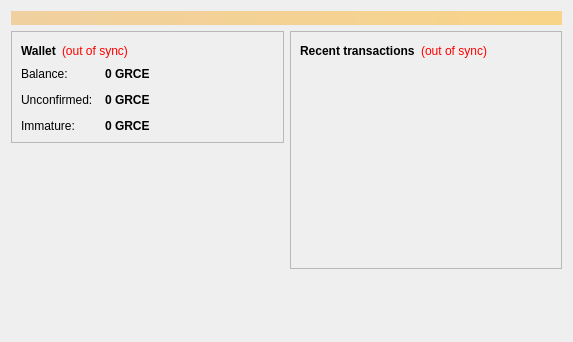
<?xml version="1.0" encoding="UTF-8"?>
<ui version="4.0">
 <class>OverviewPage</class>
 <widget class="QWidget" name="OverviewPage">
  <property name="geometry">
   <rect>
    <x>0</x>
    <y>0</y>
    <width>573</width>
    <height>342</height>
   </rect>
  </property>
  <property name="windowTitle">
   <string>Form</string>
  </property>
  <layout class="QVBoxLayout" name="topLayout">
   <item>
    <widget class="QLabel" name="labelAlerts">
     <property name="visible">
      <bool>false</bool>
     </property>
     <property name="styleSheet">
      <string notr="true">background-color: qlineargradient(x1: 0, y1: 0, x2: 1, y2: 0, stop:0 #F0D0A0, stop:1 #F8D488); color:#000000;</string>
     </property>
     <property name="wordWrap">
      <bool>true</bool>
     </property>
     <property name="margin">
      <number>3</number>
     </property>
    </widget>
   </item>
   <item>
    <layout class="QHBoxLayout" name="horizontalLayout" stretch="1,1">
     <item>
      <layout class="QVBoxLayout" name="verticalLayout_2">
       <item>
        <widget class="QFrame" name="frame">
         <property name="frameShape">
          <enum>QFrame::StyledPanel</enum>
         </property>
         <property name="frameShadow">
          <enum>QFrame::Raised</enum>
         </property>
         <layout class="QVBoxLayout" name="verticalLayout_4">
          <item>
           <layout class="QHBoxLayout" name="horizontalLayout_4">
            <item>
             <widget class="QLabel" name="label_5">
              <property name="font">
               <font>
                <weight>75</weight>
                <bold>true</bold>
               </font>
              </property>
              <property name="text">
               <string>Wallet</string>
              </property>
             </widget>
            </item>
            <item>
             <widget class="QLabel" name="labelWalletStatus">
              <property name="toolTip">
               <string>The displayed information may be out of date. Your wallet automatically synchronizes with the Greececoin network after a connection is established, but this process has not completed yet.</string>
              </property>
              <property name="styleSheet">
               <string notr="true">QLabel { color: red; }</string>
              </property>
              <property name="text">
               <string notr="true">(out of sync)</string>
              </property>
              <property name="alignment">
               <set>Qt::AlignLeading|Qt::AlignLeft|Qt::AlignVCenter</set>
              </property>
             </widget>
            </item>
            <item>
             <spacer name="horizontalSpacer_2">
              <property name="orientation">
               <enum>Qt::Horizontal</enum>
              </property>
              <property name="sizeHint" stdset="0">
               <size>
                <width>40</width>
                <height>20</height>
               </size>
              </property>
             </spacer>
            </item>
           </layout>
          </item>
          <item>
           <layout class="QFormLayout" name="formLayout_2">
            <property name="fieldGrowthPolicy">
             <enum>QFormLayout::AllNonFixedFieldsGrow</enum>
            </property>
            <property name="horizontalSpacing">
             <number>12</number>
            </property>
            <property name="verticalSpacing">
             <number>12</number>
            </property>
            <item row="0" column="0">
             <widget class="QLabel" name="label">
              <property name="text">
               <string>Balance:</string>
              </property>
             </widget>
            </item>
            <item row="0" column="1">
             <widget class="QLabel" name="labelBalance">
              <property name="font">
               <font>
                <weight>75</weight>
                <bold>true</bold>
               </font>
              </property>
              <property name="cursor">
               <cursorShape>IBeamCursor</cursorShape>
              </property>
              <property name="toolTip">
               <string>Your current balance</string>
              </property>
              <property name="text">
               <string notr="true">0 GRCE</string>
              </property>
              <property name="textInteractionFlags">
               <set>Qt::LinksAccessibleByMouse|Qt::TextSelectableByKeyboard|Qt::TextSelectableByMouse</set>
              </property>
             </widget>
            </item>
            <item row="1" column="0">
             <widget class="QLabel" name="label_3">
              <property name="text">
               <string>Unconfirmed:</string>
              </property>
             </widget>
            </item>
            <item row="1" column="1">
             <widget class="QLabel" name="labelUnconfirmed">
              <property name="font">
               <font>
                <weight>75</weight>
                <bold>true</bold>
               </font>
              </property>
              <property name="cursor">
               <cursorShape>IBeamCursor</cursorShape>
              </property>
              <property name="toolTip">
               <string>Total of transactions that have yet to be confirmed, and do not yet count toward the current balance</string>
              </property>
              <property name="text">
               <string notr="true">0 GRCE</string>
              </property>
              <property name="textInteractionFlags">
               <set>Qt::LinksAccessibleByMouse|Qt::TextSelectableByKeyboard|Qt::TextSelectableByMouse</set>
              </property>
             </widget>
            </item>
            <item row="2" column="0">
             <widget class="QLabel" name="labelImmatureText">
              <property name="text">
               <string>Immature:</string>
              </property>
             </widget>
            </item>
            <item row="2" column="1">
             <widget class="QLabel" name="labelImmature">
              <property name="font">
               <font>
                <weight>75</weight>
                <bold>true</bold>
               </font>
              </property>
              <property name="toolTip">
               <string>Mined balance that has not yet matured</string>
              </property>
              <property name="text">
               <string notr="true">0 GRCE</string>
              </property>
              <property name="textInteractionFlags">
               <set>Qt::LinksAccessibleByMouse|Qt::TextSelectableByKeyboard|Qt::TextSelectableByMouse</set>
              </property>
             </widget>
            </item>
           </layout>
          </item>
         </layout>
        </widget>
       </item>
       <item>
        <spacer name="verticalSpacer">
         <property name="orientation">
          <enum>Qt::Vertical</enum>
         </property>
         <property name="sizeHint" stdset="0">
          <size>
           <width>20</width>
           <height>40</height>
          </size>
         </property>
        </spacer>
       </item>
      </layout>
     </item>
     <item>
      <layout class="QVBoxLayout" name="verticalLayout_3">
       <item>
        <widget class="QFrame" name="frame_2">
         <property name="frameShape">
          <enum>QFrame::StyledPanel</enum>
         </property>
         <property name="frameShadow">
          <enum>QFrame::Raised</enum>
         </property>
         <layout class="QVBoxLayout" name="verticalLayout">
          <item>
           <layout class="QHBoxLayout" name="horizontalLayout_2">
            <item>
             <widget class="QLabel" name="label_4">
              <property name="text">
               <string>&lt;b&gt;Recent transactions&lt;/b&gt;</string>
              </property>
             </widget>
            </item>
            <item>
             <widget class="QLabel" name="labelTransactionsStatus">
              <property name="toolTip">
               <string>The displayed information may be out of date. Your wallet automatically synchronizes with the Greececoin network after a connection is established, but this process has not completed yet.</string>
              </property>
              <property name="styleSheet">
               <string notr="true">QLabel { color: red; }</string>
              </property>
              <property name="text">
               <string notr="true">(out of sync)</string>
              </property>
              <property name="alignment">
               <set>Qt::AlignRight|Qt::AlignTrailing|Qt::AlignVCenter</set>
              </property>
             </widget>
            </item>
            <item>
             <spacer name="horizontalSpacer">
              <property name="orientation">
               <enum>Qt::Horizontal</enum>
              </property>
              <property name="sizeHint" stdset="0">
               <size>
                <width>40</width>
                <height>20</height>
               </size>
              </property>
             </spacer>
            </item>
           </layout>
          </item>
          <item>
           <widget class="QListView" name="listTransactions">
            <property name="styleSheet">
             <string notr="true">QListView { background: transparent; }</string>
            </property>
            <property name="frameShape">
             <enum>QFrame::NoFrame</enum>
            </property>
            <property name="verticalScrollBarPolicy">
             <enum>Qt::ScrollBarAlwaysOff</enum>
            </property>
            <property name="horizontalScrollBarPolicy">
             <enum>Qt::ScrollBarAlwaysOff</enum>
            </property>
            <property name="selectionMode">
             <enum>QAbstractItemView::NoSelection</enum>
            </property>
           </widget>
          </item>
         </layout>
        </widget>
       </item>
       <item>
        <spacer name="verticalSpacer_2">
         <property name="orientation">
          <enum>Qt::Vertical</enum>
         </property>
         <property name="sizeHint" stdset="0">
          <size>
           <width>20</width>
           <height>40</height>
          </size>
         </property>
        </spacer>
       </item>
      </layout>
     </item>
    </layout>
   </item>
  </layout>
 </widget>
 <resources/>
 <connections/>
</ui>
